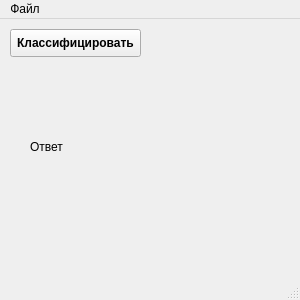
<?xml version="1.0" encoding="UTF-8"?>
<ui version="4.0">
 <class>MainWindow</class>
 <widget class="QMainWindow" name="MainWindow">
  <property name="geometry">
   <rect>
    <x>0</x>
    <y>0</y>
    <width>300</width>
    <height>300</height>
   </rect>
  </property>
  <property name="windowTitle">
   <string>MainWindow</string>
  </property>
  <widget class="QWidget" name="centralwidget">
   <widget class="QPushButton" name="Classificate">
    <property name="geometry">
     <rect>
      <x>10</x>
      <y>10</y>
      <width>131</width>
      <height>28</height>
     </rect>
    </property>
    <property name="font">
     <font>
      <weight>75</weight>
      <bold>true</bold>
      <underline>false</underline>
     </font>
    </property>
    <property name="styleSheet">
     <string notr="true"/>
    </property>
    <property name="text">
     <string>Классифицировать</string>
    </property>
   </widget>
   <widget class="QLabel" name="label">
    <property name="geometry">
     <rect>
      <x>30</x>
      <y>120</y>
      <width>55</width>
      <height>16</height>
     </rect>
    </property>
    <property name="text">
     <string>Ответ</string>
    </property>
   </widget>
  </widget>
  <widget class="QMenuBar" name="menubar">
   <property name="geometry">
    <rect>
     <x>0</x>
     <y>0</y>
     <width>300</width>
     <height>26</height>
    </rect>
   </property>
   <widget class="QMenu" name="menu">
    <property name="title">
     <string>Файл</string>
    </property>
    <addaction name="openfile"/>
    <addaction name="savefile"/>
   </widget>
   <addaction name="menu"/>
  </widget>
  <widget class="QStatusBar" name="statusbar"/>
  <action name="openfile">
   <property name="text">
    <string>Открыть</string>
   </property>
  </action>
  <action name="savefile">
   <property name="text">
    <string>Сохранить</string>
   </property>
  </action>
 </widget>
 <resources/>
 <connections/>
</ui>
